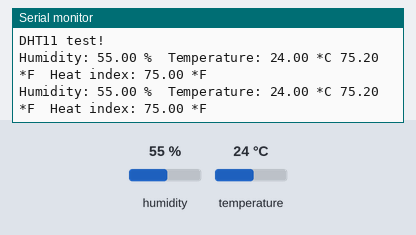
A sketch run on a simulated Arduino Uno, built with avr-gcc and run on an emulated ATmega328P. On the bench: the last lines printed to the serial monitor. The inputs (shaded band) are chosen by the test bench; at power-on: humidity 55 %, temperature 24 °C.

Above: at 4.8 s.
4.9 s: humidity set to 22 %
At 6.4 s:
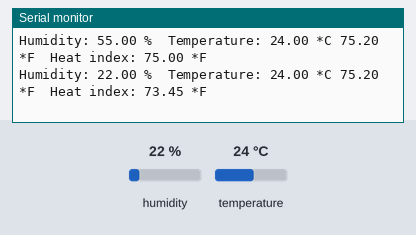
7.9 s: temperature set to 12 °C
At 9.0 s:
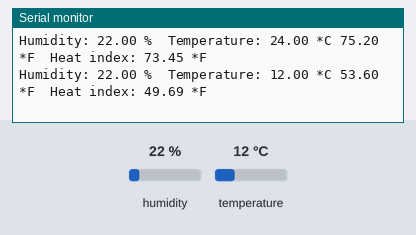
10.9 s: humidity set to 40 %
At 13.1 s:
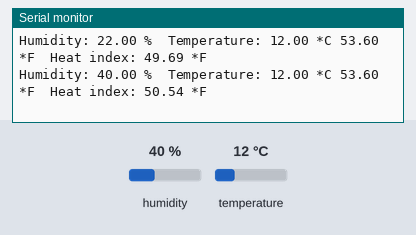
13.9 s: temperature set to 41 °C
At 15.7 s:
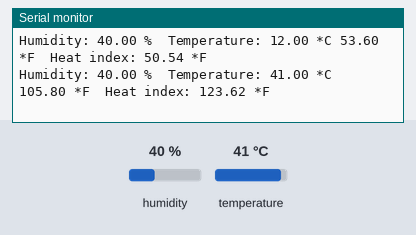
Timing chart, 0 to 17.2 s (numbered marks = the images above; inputs shaded):
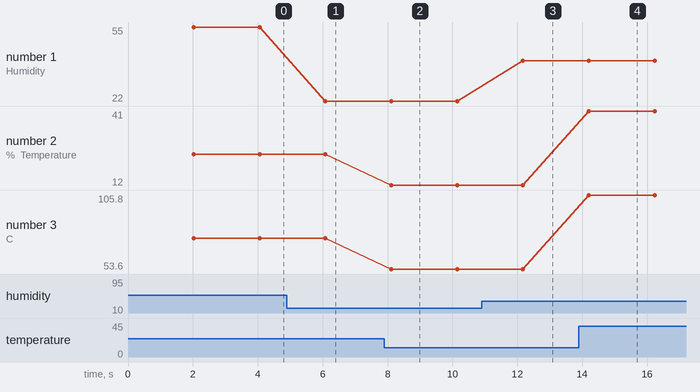

Measured:
- after the input at 4.9 s, the serial monitor: prints a new line after 1.2 s (image 1)
- after the input at 7.9 s, the serial monitor: prints a new line after 0.21 s (image 2)
- after the input at 10.9 s, the serial monitor: prints a new line after 1.3 s (image 3)
- after the input at 13.9 s, the serial monitor: prints a new line after 0.30 s (image 4)
- plotted number 1: 55 → 22 after the input at 4.9 s, 22 → 40 after the input at 10.9 s
- plotted number 2: 24 → 12 after the input at 7.9 s, 12 → 41 after the input at 13.9 s
- plotted number 3: 75.2 → 53.6 after the input at 7.9 s, 53.6 → 105.8 after the input at 13.9 s

The sketch:

DHT_SENSOR_SERIAL_MONITOR.ino
```cpp
#include "DHT.h"

DHT dht(8, 11);
//DHT dht(DHTPIN, DHTTYPE);

void setup() {
  Serial.begin(9600);
  Serial.println("DHT11 test!");

  dht.begin();
}

void loop() {
  // Wait a few seconds between measurements.
  delay(2000);

  // Reading temperature or humidity takes about 250 milliseconds!
  // Sensor readings may also be up to 2 seconds 'old' (its a very slow sensor)
  float h = dht.readHumidity();
  // Read temperature as Celsius
  float t = dht.readTemperature();
  // Read temperature as Fahrenheit
  float f = dht.readTemperature(true);

  // Check if any reads failed and exit early (to try again).
  if (isnan(h) || isnan(t) || isnan(f)) {
    Serial.println("Failed to read from DHT sensor!");
    return;
  }

  // Compute heat index
  // Must send in temp in Fahrenheit!
  float hi = dht.computeHeatIndex(f, h);

  Serial.print("Humidity: ");
  Serial.print(h);
  Serial.print(" %\t");
  Serial.print("Temperature: ");
  Serial.print(t);
  Serial.print(" *C ");
  Serial.print(f);
  Serial.print(" *F\t");
  Serial.print("Heat index: ");
  Serial.print(hi);
  Serial.println(" *F");
}
```
